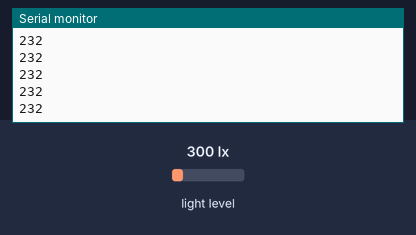
A sketch run on a simulated Arduino Uno, built with avr-gcc and run on an emulated ATmega328P. On the bench: the last lines printed to the serial monitor. Inputs (shaded band) come from the test bench; at power-on: light level 300 lx.

Above: at 1.2 s.
1.3 s: light level set to 40 lx
At 1.56 s:
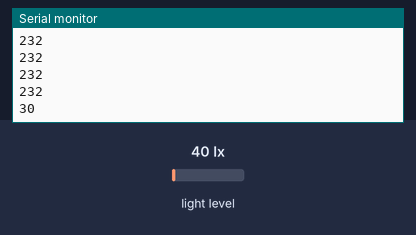
2.8 s: light level set to 500 lx
At 2.97 s:
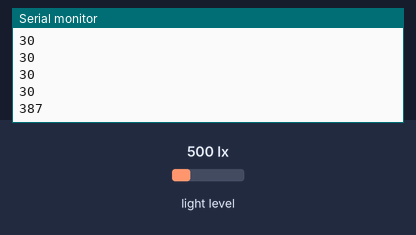
Timing chart, 0 to 5.8 s (numbered marks = the images above; inputs shaded):
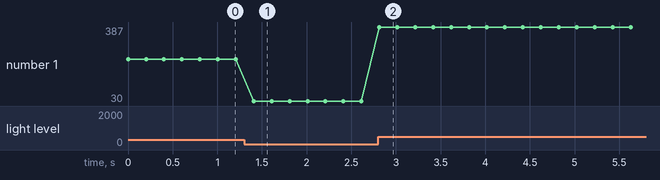

Measured:
- after the input at 1.3 s, the serial monitor: prints a new line after 0.11 s (image 1)
- after the input at 2.8 s, the serial monitor: prints a new line at once (image 2)
- plotted number 1: 232 → 30 after the input at 1.3 s, 30 → 387 after the input at 2.8 s

The sketch:

gy302_correction_excerpt.ino
```cpp
// Excerpt of the original Arduino firmware (Carvalho Neto, 2021, dissertation appendix),
// showing only the GY-302 / BH1750 reading and the calibration correction (Eq. 9).
// Reproduced for transparency. The full controller code (fuzzy logic, dimmer, serial
// link to MATLAB) is in the dissertation appendix.
//
// NOTE 1: `int lux2 = 0.7777*lux - 0.4562;` converts float -> int by TRUNCATION
//         toward zero, so on average the corrected value is about 0.5 lx below the
//         unrounded Eq. (9) result. A round-to-nearest version would be:
//             int lux2 = (int) lroundf(0.7777f * lux - 0.4562f);
// NOTE 2: The moving-average buffer (N samples) is computed, but `lux2` uses the raw
//         `lux`. Tables 5 and 6 show identical values with and without the filter.

#include <Wire.h>
#include <BH1750.h>

#define N 10
int loop_read[N];
int media;
BH1750 lightMeter(0x23);

void setup() {
  Serial.begin(9600);
  Wire.begin();
  lightMeter.begin(BH1750::CONTINUOUS_HIGH_RES_MODE);
}

void loop() {
  uint16_t lux = lightMeter.readLightLevel();

  // moving average (computed, not used for lux2)
  float read_res = lux;
  for (int i = N - 1; i > 0; i--) loop_read[i] = loop_read[i - 1];
  loop_read[0] = read_res;
  long soma = 0;
  for (int i = 0; i < N; i++) soma = soma + loop_read[i];
  media = soma / N;

  int lux2 = 0.7777 * lux - 0.4562;  // Eq. (9), obtained in Microsoft Excel (Stage 1)

  Serial.println(lux2);
  delay(200);
}
```
